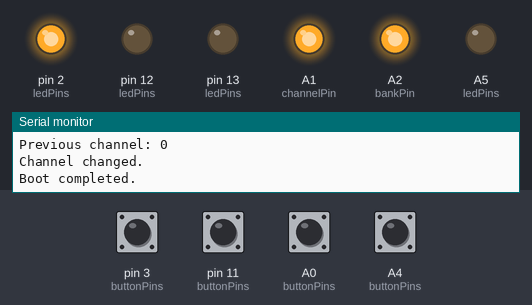
Bench run of a sketch on a simulated Arduino Nano, built with avr-gcc and run on an emulated ATmega328P. Parts: output pins drawn as LEDs (lit = HIGH), the last lines printed to the serial monitor. The inputs (shaded band) are chosen by the test bench; at power-on: A0 (buttonPins), A4 (buttonPins), pin 3 (buttonPins), pin 11 (buttonPins) HIGH.

Above: at 2.0 s.
2.1 s: pin 11 (buttonPins) pulled LOW for 0.15 s
At 3.3 s:
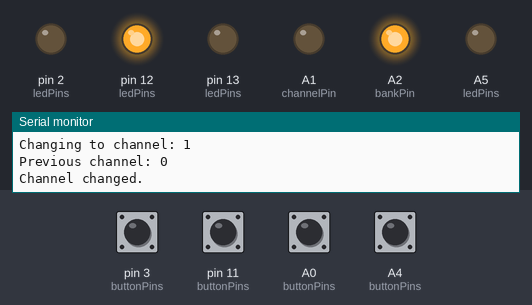
3.7 s: A4 (buttonPins) pulled LOW for 0.15 s
At 4.7 s:
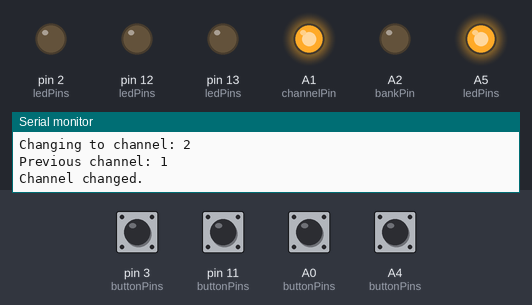
5.3 s: A0 (buttonPins) pulled LOW for 0.15 s
At 5.9 s:
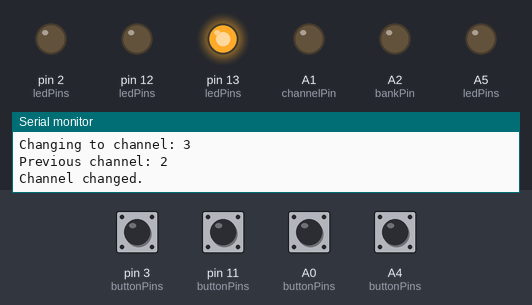
6.9 s: pin 3 (buttonPins) pulled LOW for 0.15 s
At 8.1 s:
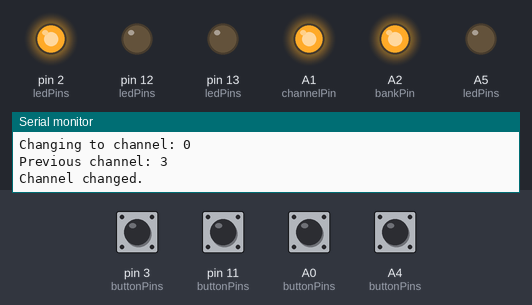
8.5 s: pin 11 (buttonPins) pulled LOW for 1 s
At 9.5 s:
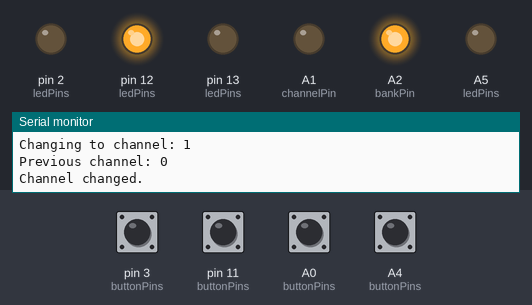
Timing chart, 0 to 11.5 s (numbered marks = the images above; inputs shaded):
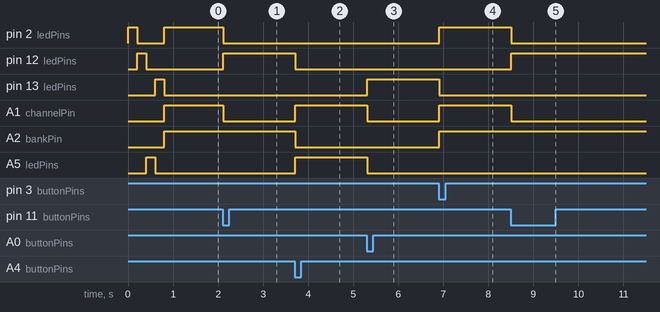

Measured:
- after the input at 2.1 s, pin 2 (ledPins), A1 (channelPin): HIGH → LOW at once; pin 12 (ledPins): LOW → HIGH at once
- after the input at 3.7 s, pin 12 (ledPins), A2 (bankPin): HIGH → LOW at once; A1 (channelPin), A5 (ledPins): LOW → HIGH at once
- after the input at 5.3 s, pin 13 (ledPins): LOW → HIGH at once; A1 (channelPin), A5 (ledPins): HIGH → LOW at once
- after the input at 6.9 s, pin 2 (ledPins), A1 (channelPin), A2 (bankPin): LOW → HIGH at once; pin 13 (ledPins): HIGH → LOW at once
- after the input at 8.5 s, pin 2 (ledPins), A1 (channelPin): HIGH → LOW at once; pin 12 (ledPins): LOW → HIGH at once

The sketch:

KatanaSwitch.ino
```cpp
// (licence header left out)
// Switching Operations:
// Tip  : Switches between CH1 and CH2
// Ring : Switches between BANK A and BANK B

#define BAUD_RATE 9600

#define BTN_A1 3
#define BTN_A2 11
#define BTN_B1 A4
#define BTN_B2 A0

#define LED_A1 2
#define LED_A2 12
#define LED_B1 A5
#define LED_B2 13

const int debounceMillis = 10;

const int channels = 4;
int lastChannel = 0;

// Pin out Configuration
// NOTE: Analogue pins A6 and A7 are Analog input only on a Nano, we can't really use them here
// 0 based channels are used in the code for simplicity.
// 0 = A-1, 1 = A-2, 2 = B-1 & 3 = B-2
const int buttonPins[channels] = {BTN_A1, BTN_A2, BTN_B1, BTN_B2};
const int ledPins[channels] = {LED_A1, LED_A2, LED_B1, LED_B2};
const int channelPin = A1; // TIP
const int bankPin = A2;    // RING

int channelSettings[channels][2] = {
    // Channel, Bank
    // (Tip, Ring)
    {HIGH, HIGH}, // A1
    {LOW, HIGH},  // A2
    {HIGH, LOW},  // B1
    {LOW, LOW}};  // B2

void setup()
{
  Serial.begin(BAUD_RATE);
  Serial.print("Booting...\n\n");

  // Initialise all the pins, buttons to INPUT_PULLUP, LEDs to OUTPUT
  for (int i = 0; i < channels; i++)
  {
    int led = ledPins[i];
    int button = buttonPins[i];

    // Log some stuff that's usefull when debugging
    Serial.print("CHANNEL: "); Serial.print(i + 1); Serial.print("\n");
    Serial.print("BUTTON PIN: "); Serial.print(button); Serial.print("\n");
    Serial.print("LED PIN: "); Serial.print(led); Serial.print("\n");

    pinMode(button, INPUT_PULLUP); // Set button pins to an input

    pinMode(led, OUTPUT);    // Set the led pin to an output
    digitalWrite(led, HIGH); // Flash them for a pretty start sequence.
    delay(200);
    digitalWrite(led, LOW); // Make sure the LED is off we are done.
  }

  // Setup the channel and bank pins
  pinMode(channelPin, OUTPUT);
  digitalWrite(channelPin, LOW);
  pinMode(bankPin, OUTPUT);
  digitalWrite(bankPin, LOW);

  // Default to the first channel
  setChannel(0);

  Serial.print("Boot completed.\n\n");
}

// Demo mode!
// void loop(){
//   setChannel(0);
//   delay(1000);

//   setChannel(1);
//   delay(1000);

//   setChannel(2);
//   delay(1000);

//   setChannel(3);
//   delay(1000);

// }
void loop()
{
  // Check all the buttons for a press
  for (int i = 0; i < channels; i++)
  {
    // Using INPUT_PULL up so HIGH is off, LOW is on.
    if (digitalRead(buttonPins[i]) == LOW)
    {
      // Super basic debouce as the complexity of managing multiple inputs isn't necessary.
      // This is blocking but it shouldn't matter much as we're not checking lots of stuff.
      delay(debounceMillis);

      if (digitalRead(buttonPins[i]) == LOW)
      {
        // Guard against changing to the same channel
        if (i != lastChannel) setChannel(i);

        // If one button is high don't bother testing the rest
        // only one can be on at any one time.
        break;
      }
    }
  }
}

void setChannel(int newChannel)
{
  Serial.print("Changing to channel: "); Serial.print(newChannel); Serial.print("\n");
  Serial.print("Previous channel: "); Serial.print(lastChannel); Serial.print("\n");

  int lastLed = ledPins[lastChannel];
  int newLed = ledPins[newChannel];

  // Update the channel LEDs
  // Turn the last channel LED off
  digitalWrite(lastLed, LOW);

  // Save the new the last channel for the next time we change
  lastChannel = newChannel;

  // Update the output as per the channel selected
  setOutputs(newChannel);

  // Turn on the new channel LED
  digitalWrite(newLed, HIGH);

  Serial.print("Channel changed.\n");
}

void setOutputs(int channel)
{
  digitalWrite(channelPin, channelSettings[channel][0]);
  digitalWrite(bankPin, channelSettings[channel][1]);
}
```
